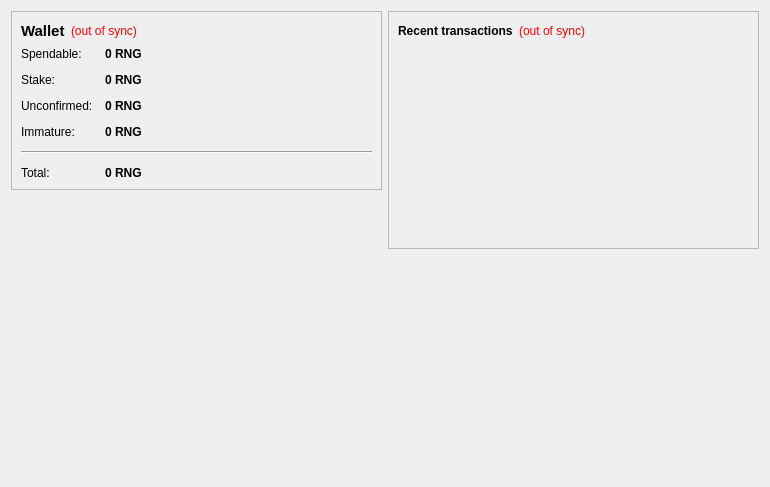
<?xml version="1.0" encoding="UTF-8"?>
<ui version="4.0">
 <class>OverviewPage</class>
 <widget class="QWidget" name="OverviewPage">
  <property name="geometry">
   <rect>
    <x>0</x>
    <y>0</y>
    <width>770</width>
    <height>487</height>
   </rect>
  </property>
  <property name="windowTitle">
   <string>Form</string>
  </property>
  <layout class="QHBoxLayout" name="horizontalLayout" stretch="1,1">
   <item>
    <layout class="QVBoxLayout" name="verticalLayout_2">
     <item>
      <widget class="QFrame" name="frame">
       <property name="frameShape">
        <enum>QFrame::StyledPanel</enum>
       </property>
       <property name="frameShadow">
        <enum>QFrame::Raised</enum>
       </property>
       <layout class="QVBoxLayout" name="verticalLayout_4">
        <item>
         <layout class="QHBoxLayout" name="horizontalLayout_4">
          <item>
           <widget class="QLabel" name="label_5">
            <property name="font">
             <font>
              <pointsize>11</pointsize>
              <weight>75</weight>
              <bold>true</bold>
             </font>
            </property>
            <property name="text">
             <string>Wallet</string>
            </property>
           </widget>
          </item>
          <item>
           <widget class="QLabel" name="labelWalletStatus">
            <property name="toolTip">
             <string>The displayed information may be out of date. Your wallet automatically synchronizes with the RNGcoin network after a connection is established, but this process has not completed yet.</string>
            </property>
            <property name="styleSheet">
             <string notr="true">QLabel { color: red; }</string>
            </property>
            <property name="text">
             <string notr="true">(out of sync)</string>
            </property>
            <property name="alignment">
             <set>Qt::AlignLeading|Qt::AlignLeft|Qt::AlignVCenter</set>
            </property>
           </widget>
          </item>
          <item>
           <spacer name="horizontalSpacer_2">
            <property name="orientation">
             <enum>Qt::Horizontal</enum>
            </property>
            <property name="sizeHint" stdset="0">
             <size>
              <width>40</width>
              <height>20</height>
             </size>
            </property>
           </spacer>
          </item>
         </layout>
        </item>
        <item>
         <layout class="QFormLayout" name="formLayout_2">
          <property name="fieldGrowthPolicy">
           <enum>QFormLayout::AllNonFixedFieldsGrow</enum>
          </property>
          <property name="horizontalSpacing">
           <number>12</number>
          </property>
          <property name="verticalSpacing">
           <number>12</number>
          </property>
          <item row="0" column="0">
           <widget class="QLabel" name="label">
            <property name="text">
             <string>Spendable:</string>
            </property>
           </widget>
          </item>
          <item row="0" column="1">
           <widget class="QLabel" name="labelBalance">
            <property name="font">
             <font>
              <weight>75</weight>
              <bold>true</bold>
             </font>
            </property>
            <property name="cursor">
             <cursorShape>IBeamCursor</cursorShape>
            </property>
            <property name="toolTip">
             <string>Your current spendable balance</string>
            </property>
            <property name="text">
             <string notr="true">0 RNG</string>
            </property>
            <property name="textInteractionFlags">
             <set>Qt::LinksAccessibleByMouse|Qt::TextSelectableByKeyboard|Qt::TextSelectableByMouse</set>
            </property>
           </widget>
          </item>
          <item row="1" column="0">
           <widget class="QLabel" name="label_6">
            <property name="text">
             <string>Stake:</string>
            </property>
           </widget>
          </item>
          <item row="1" column="1">
           <widget class="QLabel" name="labelStake">
            <property name="font">
             <font>
              <weight>75</weight>
              <bold>true</bold>
             </font>
            </property>
            <property name="cursor">
             <cursorShape>IBeamCursor</cursorShape>
            </property>
            <property name="toolTip">
             <string>Total of coins that was staked, and do not yet count toward the current balance</string>
            </property>
            <property name="text">
             <string notr="true">0 RNG</string>
            </property>
            <property name="textInteractionFlags">
             <set>Qt::LinksAccessibleByMouse|Qt::TextSelectableByKeyboard|Qt::TextSelectableByMouse</set>
            </property>
           </widget>
          </item>
          <item row="2" column="0">
           <widget class="QLabel" name="label_3">
            <property name="text">
             <string>Unconfirmed:</string>
            </property>
           </widget>
          </item>
          <item row="2" column="1">
           <widget class="QLabel" name="labelUnconfirmed">
            <property name="font">
             <font>
              <weight>75</weight>
              <bold>true</bold>
             </font>
            </property>
            <property name="cursor">
             <cursorShape>IBeamCursor</cursorShape>
            </property>
            <property name="toolTip">
             <string>Total of transactions that have yet to be confirmed, and do not yet count toward the current balance</string>
            </property>
            <property name="text">
             <string notr="true">0 RNG</string>
            </property>
            <property name="textInteractionFlags">
             <set>Qt::LinksAccessibleByMouse|Qt::TextSelectableByKeyboard|Qt::TextSelectableByMouse</set>
            </property>
           </widget>
          </item>
          <item row="3" column="0">
           <widget class="QLabel" name="labelImmatureText">
            <property name="text">
             <string>Immature:</string>
            </property>
           </widget>
          </item>
          <item row="3" column="1">
           <widget class="QLabel" name="labelImmature">
            <property name="font">
             <font>
              <weight>75</weight>
              <bold>true</bold>
             </font>
            </property>
            <property name="toolTip">
             <string>Mined balance that has not yet matured</string>
            </property>
            <property name="text">
             <string notr="true">0 RNG</string>
            </property>
            <property name="textInteractionFlags">
             <set>Qt::LinksAccessibleByMouse|Qt::TextSelectableByKeyboard|Qt::TextSelectableByMouse</set>
            </property>
           </widget>
          </item>
          <item row="4" column="0" colspan="2">
           <widget class="Line" name="line">
            <property name="orientation">
             <enum>Qt::Horizontal</enum>
            </property>
           </widget>
          </item>
          <item row="5" column="0">
           <widget class="QLabel" name="labelTotalText">
            <property name="text">
             <string>Total:</string>
            </property>
           </widget>
          </item>
          <item row="5" column="1">
           <widget class="QLabel" name="labelTotal">
            <property name="font">
             <font>
              <weight>75</weight>
              <bold>true</bold>
             </font>
            </property>
            <property name="cursor">
             <cursorShape>IBeamCursor</cursorShape>
            </property>
            <property name="toolTip">
             <string>Your current total balance</string>
            </property>
            <property name="text">
             <string notr="true">0 RNG</string>
            </property>
            <property name="textInteractionFlags">
             <set>Qt::LinksAccessibleByMouse|Qt::TextSelectableByKeyboard|Qt::TextSelectableByMouse</set>
            </property>
           </widget>
          </item>
         </layout>
        </item>
       </layout>
      </widget>
     </item>
     <item>
      <spacer name="verticalSpacer">
       <property name="orientation">
        <enum>Qt::Vertical</enum>
       </property>
       <property name="sizeHint" stdset="0">
        <size>
         <width>20</width>
         <height>40</height>
        </size>
       </property>
      </spacer>
     </item>
     <item>
      <widget class="QLabel" name="label_2">
       <property name="autoFillBackground">
        <bool>true</bool>
       </property>
       <property name="text">
        <string/>
       </property>
       <property name="pixmap">
        <pixmap resource="../bitcoin.qrc">:/icons/drmbg</pixmap>
       </property>
       <property name="scaledContents">
        <bool>false</bool>
       </property>
       <property name="margin">
        <number>0</number>
       </property>
      </widget>
     </item>
    </layout>
   </item>
   <item>
    <layout class="QVBoxLayout" name="verticalLayout_3">
     <item>
      <widget class="QFrame" name="frame_2">
       <property name="frameShape">
        <enum>QFrame::StyledPanel</enum>
       </property>
       <property name="frameShadow">
        <enum>QFrame::Raised</enum>
       </property>
       <layout class="QVBoxLayout" name="verticalLayout">
        <item>
         <layout class="QHBoxLayout" name="horizontalLayout_2">
          <item>
           <widget class="QLabel" name="label_4">
            <property name="text">
             <string>&lt;b&gt;Recent transactions&lt;/b&gt;</string>
            </property>
           </widget>
          </item>
          <item>
           <widget class="QLabel" name="labelTransactionsStatus">
            <property name="toolTip">
             <string>The displayed information may be out of date. Your wallet automatically synchronizes with the RNGcoin network after a connection is established, but this process has not completed yet.</string>
            </property>
            <property name="styleSheet">
             <string notr="true">QLabel { color: red; }</string>
            </property>
            <property name="text">
             <string notr="true">(out of sync)</string>
            </property>
            <property name="alignment">
             <set>Qt::AlignRight|Qt::AlignTrailing|Qt::AlignVCenter</set>
            </property>
           </widget>
          </item>
          <item>
           <spacer name="horizontalSpacer">
            <property name="orientation">
             <enum>Qt::Horizontal</enum>
            </property>
            <property name="sizeHint" stdset="0">
             <size>
              <width>40</width>
              <height>20</height>
             </size>
            </property>
           </spacer>
          </item>
         </layout>
        </item>
        <item>
         <widget class="QListView" name="listTransactions">
          <property name="styleSheet">
           <string notr="true">QListView { background: transparent; }</string>
          </property>
          <property name="frameShape">
           <enum>QFrame::NoFrame</enum>
          </property>
          <property name="verticalScrollBarPolicy">
           <enum>Qt::ScrollBarAlwaysOff</enum>
          </property>
          <property name="horizontalScrollBarPolicy">
           <enum>Qt::ScrollBarAlwaysOff</enum>
          </property>
          <property name="selectionMode">
           <enum>QAbstractItemView::NoSelection</enum>
          </property>
         </widget>
        </item>
       </layout>
      </widget>
     </item>
     <item>
      <spacer name="verticalSpacer_2">
       <property name="orientation">
        <enum>Qt::Vertical</enum>
       </property>
       <property name="sizeHint" stdset="0">
        <size>
         <width>20</width>
         <height>40</height>
        </size>
       </property>
      </spacer>
     </item>
    </layout>
   </item>
  </layout>
 </widget>
 <resources/>
 <connections/>
</ui>
